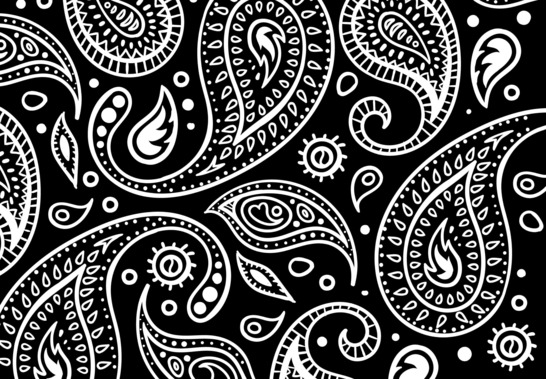
#> input picture image_sets/failure/Paisley 1 R.jpg, 546 x 379 px
$ python -i detectBlobs.py   (imports and definitions only)
#> lines starting #> are read from the running program, lines starting #| are printed output that depends on the picture
import numpy as np
import math
import cv2
from scipy import ndimage
import matplotlib.pyplot as plt

# This code is taken and converted to Python from:
#
#   CMPSCI 670: Computer Vision, Fall 2014
#   University of Massachusetts, Amherst
#   Instructor: Subhransu Maji
#
# Part1:
#
#   DetectBlobs(...) detects blobs in the image using the Laplacian
#   of Gaussian filter. Blobs of different size are detected by scaling sigma
#   as well as the size of the filter or the size of the image. Downsampling
#   the image will be faster than upsampling the filter, but the decision of
#   how to implement this function is up to you.
#
#   For each filter scale or image scale and sigma, you will need to keep track of
#   the location and matching score for every blob detection. To combine the 2D maps
#   of blob detections for each scale and for each sigma into a single 2D map of
#   blob detections with varying radii and matching scores, you will need to use
#   Non-Max Suppression (NMS).
#
#   Additional Notes:
#       - We greyscale the input image for simplicity
#       - For a simple implementation of Non-Max-Suppression, you can suppress
#           all but the most likely detection within a sliding window over the
#           2D maps of blob detections (ndimage.maximum_filter may help).
#           To combine blob detections into a single 2D output,
#           you can take the max along the sigma and scale axes. If there are
#           still too many blobs detected, you can do a final NMS. Remember to
#           keep track of the blob radii.
#       - A tip that may improve your LoG filter: Normalize your LoG filter
#           values so that your blobs detections aren't biased towards larger
#           filters sizes
#
#   You can qualitatively evaluate your code using the evalBlobs.py script.
#
# Input:
#   im             - input image
#   sigma          - base sigma of the LoG filter
#   num_intervals  - number of sigma values for each filter size
#   threshold      - threshold for blob detection
#
# Ouput:
#   blobs          - n x 4 array with blob in each row in (x, y, radius, score)
#
def DetectBlobs(
    im,
    sigma = 2,
    num_intervals = 12,
    threshold = 1e-7 #0.33 #1e-4
    ):

    # Convert image to grayscale and convert it to double [0 1].
    if len(im.shape) > 2:
        im = cv2.cvtColor(im, cv2.COLOR_BGR2GRAY)/255

    # YOUR CODE STARTS HERE
    if (im.shape[0] * im.shape[1]) < 300*300:
        window_size = 5
    elif (im.shape[0] * im.shape[1]) < 500*500:
        window_size = 7
    elif (im.shape[0] * im.shape[1]) < 800*800:
        window_size = 9
    else:
        window_size = 11

    k = 2**(1/float(num_intervals))
    k_exp = -1
    laplacian = CreateFilter(sigma, k, k_exp);
    new_im = ndimage.convolve(im, laplacian)
    saved_im = new_im**2

    num_octaves = 4
    blobs = []
    (h, w) = im.shape
    scalespace = np.zeros((h,w,(num_octaves*(num_intervals+2))));
    radius = np.zeros((h,w,(num_octaves*(num_intervals+2))));

    im_copy = np.copy(im)

    for octave in range(num_octaves):
        k = 2**(1/float(num_intervals))
        k_exp = -1
        if octave != 0:
            im_copy = cv2.resize(im_copy, (0,0), fx=0.5, fy=0.5)
        (h2, w2) = im_copy.shape
        for int in range(num_intervals+2):
            laplacian = CreateFilter(sigma, k, k_exp);
            new_im = ndimage.convolve(im_copy, laplacian)
            new_new_im = new_im**2
            first_nms = ndimage.maximum_filter(new_new_im, 2*np.floor(sigma)+1)
            maxes = (new_new_im - first_nms)
            new_new_im[new_new_im < threshold] = 0
            for i in range(h2-1):
                for j in range(w2-1):
                    if maxes[i, j] >= 0:
                        scalespace[i*(2**octave), j*(2**octave), (octave*(num_intervals+2))+int] = new_new_im[i, j]
                        radius[i*(2**octave), j*(2**octave), (octave*(num_intervals+2))+int] = sigma*(k**k_exp)*math.sqrt(2)*(2**octave)
            k_exp += 1

    final_im = np.zeros((h, w))
    radiuses = np.zeros((h, w))

    for i in range(h-1):
        for j in range(w-1):
            score = np.max(scalespace[i, j, :])
            n = np.argmax(scalespace[i, j, :])
            if score > 0:
                final_im[i, j] = score
                radiuses[i, j] = radius[i, j, n]
            else:
                final_im[i, j] = saved_im[i, j]
                radiuses[i, j] = 0

    third_nms = ndimage.maximum_filter(final_im, window_size) #11 for tower, 7 for hill
    help = (final_im - third_nms)
    for i in range(h-1):
        for j in range(w-1):
            if help[i, j] >= 0 and radiuses[i,j] > 0:
                blob = [i, j, radiuses[i, j], 1]
                blobs.append(blob)

    blobs = np.array(blobs)
    return blobs

def CreateFilter(
    sigma=2,
    k=0.1,
    k_exp=1
    ):

    j = k**(k_exp)
    k = k**(k_exp+1)

    filter_size = round(3*sigma)*2+1
    assert filter_size % 2 == 1
    cp = filter_size // 2
    gaussian = np.zeros((filter_size, filter_size))
    gaussian2 = np.zeros((filter_size, filter_size))
    laplacian = np.zeros((filter_size, filter_size))
    sum = 0
    sum2 = 0

    for x in range(filter_size):
        for y in range(filter_size):
            gaussian[x, y] = (1/(2*np.pi*(k*sigma)**2))*np.exp(-((x-cp)**2 + (y-cp)**2)/(2 * (k*sigma)**2))
            num = np.exp(-((x-cp)**2 + (y-cp)**2)/(2 * (j*sigma)**2))
            gaussian2[x, y] = num/(2*np.pi*(j*sigma)**2)
            sum += gaussian[x, y]
            sum2 += gaussian2[x, y]
            # laplacian[x, y] = gaussian[x, y] - gaussian2[x, y]

    gaussian /= sum
    gaussian2 /= sum2
    #
    for x in range(filter_size):
        for y in range(filter_size):
            laplacian[x, y] = gaussian[x, y] - gaussian2[x, y]

    return laplacian


def show(img):
    fig,ax = plt.subplots(1)
    ax.imshow(img, cmap='gray')
    plt.show()

>>> import cv2
>>> picture = cv2.imread('image_sets/failure/Paisley 1 R.jpg')
#> picture is the input picture: shape (379, 546, 3); min 0, max 255, mean 78.4
>>> result = DetectBlobs(picture)
#> in DetectBlobs, `new_im = ndimage.convolve(im, laplacian)`:
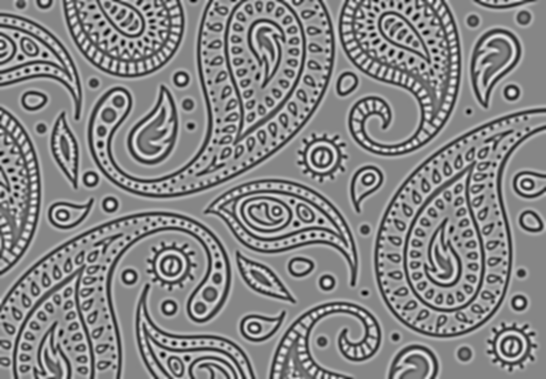
#> new_im: shape (379, 546) float64; min -0.0381, max 0.0344, mean 3.51e-16; drawn with min black and max white
#> in DetectBlobs, `saved_im = new_im**2`:
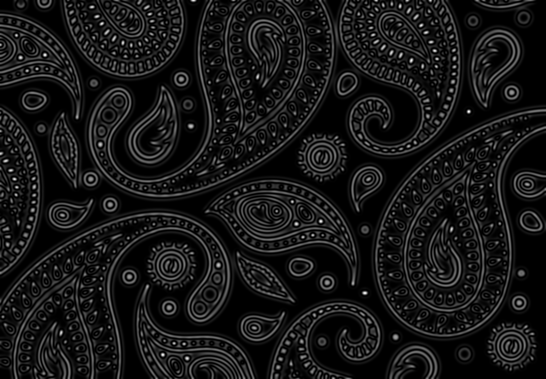
#> saved_im: shape (379, 546) float64; min 0, max 0.00145, mean 0.000134; drawn with min black and max white
#> after the loop in DetectBlobs, `for octave in range(num_octaves):`:
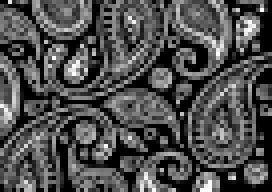
#> im_copy: shape (48, 68) float64 (shown 4 times larger); min 0, max 1, mean 0.308
#> after the loop in DetectBlobs, `for octave in range(num_octaves):`:
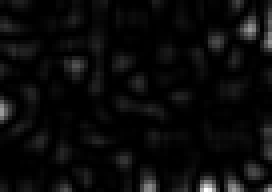
#> new_new_im: shape (48, 68) float64 (shown 4 times larger); min 0, max 8.77e-05, mean 3.76e-06; drawn with min black and max white
#> after the loop in DetectBlobs, `for i in range(h-1):`:
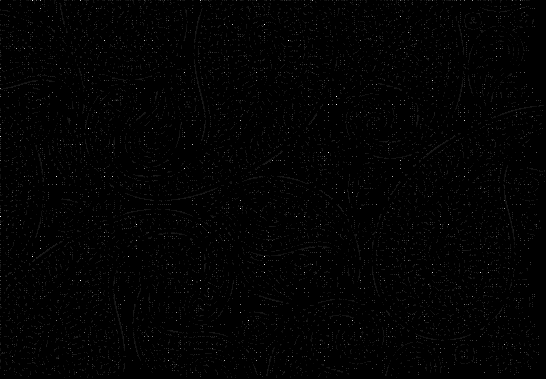
#> radiuses: shape (379, 546) float64; min 0, max 45.25, mean 0.4; drawn with min black and max white
#> in DetectBlobs, `third_nms = ndimage.maximum_filter(final_im, window_size)`:
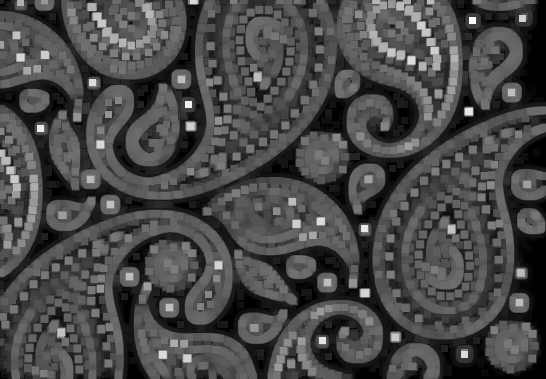
#> third_nms: shape (379, 546) float64; min 0, max 0.00159, mean 0.000457; drawn with min black and max white
#> in DetectBlobs, `help = (final_im - third_nms)`:
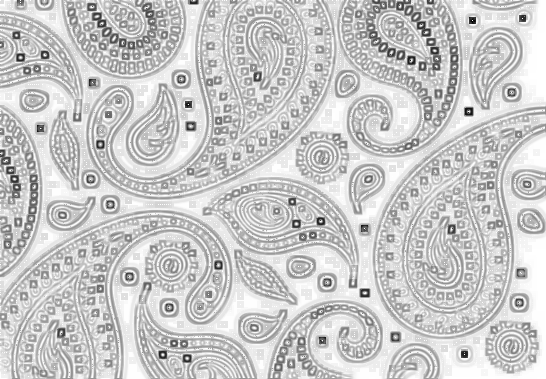
#> help: shape (379, 546) float64; min -0.00157, max 0, mean -0.000326; drawn with min black and max white
#> after the loop in DetectBlobs, `for i in range(h-1):`: blobs = 2923 items, first 6: [0, 0, 12.7, 1], [0, 30, 5.34, 1], [0, 38, 2.67, 1], [0, 44, 3.56, 1], [0, 50, 2.67, 1], [0, 74, 3.36, 1]
#> in DetectBlobs, `blobs = np.array(blobs)`: blobs = 2923 rows, first 6: [0, 0, 12.7, 1], [0, 30, 5.34, 1], [0, 38, 2.67, 1], [0, 44, 3.56, 1], [0, 50, 2.67, 1], [0, 74, 3.36, 1]
#> result has the same summary as blobs in DetectBlobs

$ run again, on image_sets/failure/Paisley 2 RS.jpg
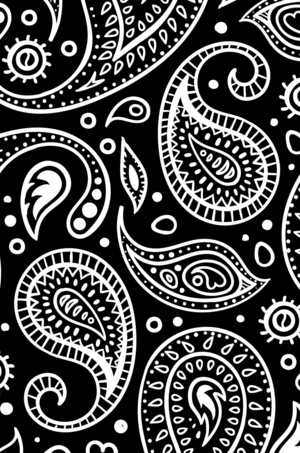
#> input picture image_sets/failure/Paisley 2 RS.jpg, 300 x 453 px
#> picture is the input picture: shape (453, 300, 3); min 0, max 255, mean 79.2
#> after the loop in DetectBlobs, `for i in range(h-1):`:
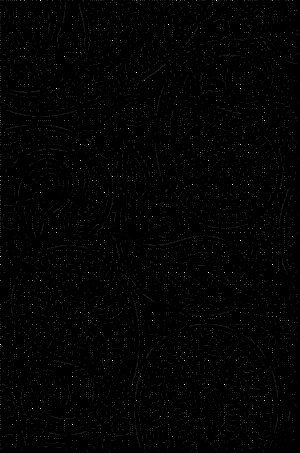
#> radiuses: shape (453, 300) float64; min 0, max 45.25, mean 0.4; drawn with min black and max white
#> in DetectBlobs, `help = (final_im - third_nms)`:
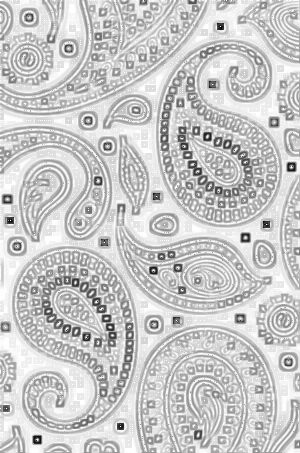
#> help: shape (453, 300) float64; min -0.00161, max 0, mean -0.000339; drawn with min black and max white
#> after the loop in DetectBlobs, `for i in range(h-1):`: blobs = 2004 items, first 6: [0, 0, 3, 1], [0, 6, 5.34, 1], [0, 16, 11.31, 1], [0, 20, 21.36, 1], [0, 24, 21.36, 1], [0, 32, 10.68, 1]
#> in DetectBlobs, `blobs = np.array(blobs)`: blobs = 2004 rows, first 6: [0, 0, 3, 1], [0, 6, 5.34, 1], [0, 16, 11.31, 1], [0, 20, 21.36, 1], [0, 24, 21.36, 1], [0, 32, 10.68, 1]
#> result has the same summary as blobs in DetectBlobs

$ run again, on image_sets/failure/Paisley 3 RS.jpg
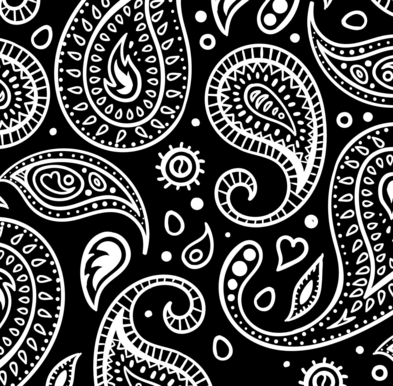
#> input picture image_sets/failure/Paisley 3 RS.jpg, 393 x 386 px
#> picture is the input picture: shape (386, 393, 3); min 0, max 255, mean 77
#> after the loop in DetectBlobs, `for i in range(h-1):`:
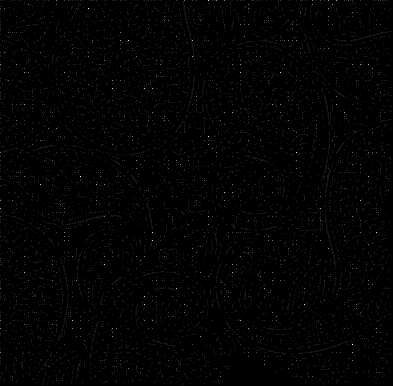
#> radiuses: shape (386, 393) float64; min 0, max 45.25, mean 0.4; drawn with min black and max white
#> in DetectBlobs, `help = (final_im - third_nms)`:
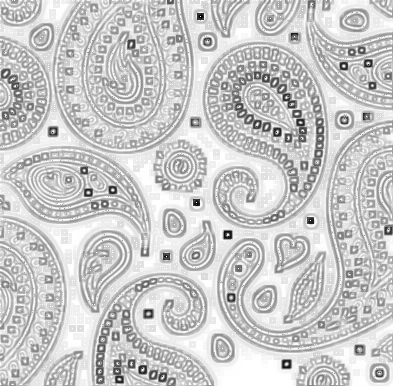
#> help: shape (386, 393) float64; min -0.00157, max 0, mean -0.000326; drawn with min black and max white
#> after the loop in DetectBlobs, `for i in range(h-1):`: blobs = 2177 items, first 6: [0, 8, 2.83, 1], [0, 14, 5.66, 1], [0, 25, 2.67, 1], [0, 32, 2.67, 1], [0, 56, 21.36, 1], [0, 64, 10.68, 1]
#> in DetectBlobs, `blobs = np.array(blobs)`: blobs = 2177 rows, first 6: [0, 8, 2.83, 1], [0, 14, 5.66, 1], [0, 25, 2.67, 1], [0, 32, 2.67, 1], [0, 56, 21.36, 1], [0, 64, 10.68, 1]
#> result has the same summary as blobs in DetectBlobs
